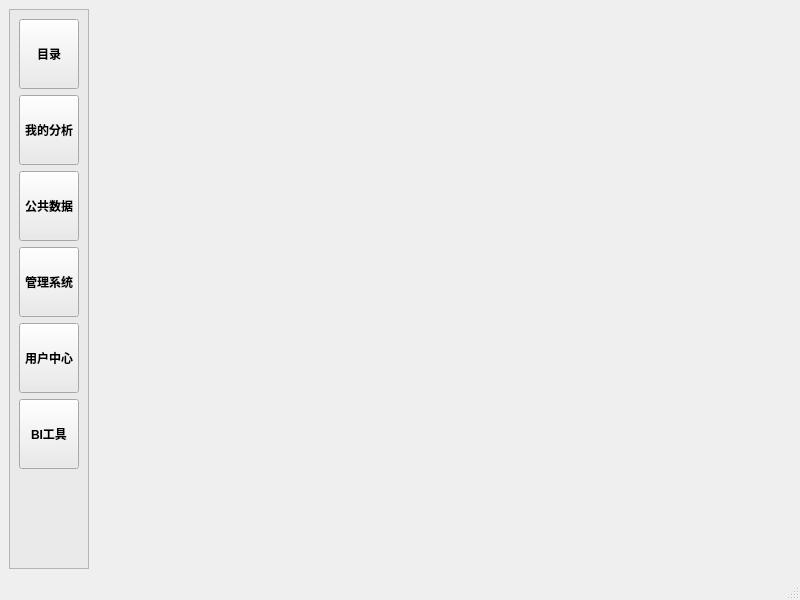
<?xml version="1.0" encoding="UTF-8"?>
<ui version="4.0">
    <class>MainWindow</class>
    <widget class="QMainWindow" name="MainWindow">
        <property name="geometry">
            <rect>
                <x>0</x>
                <y>0</y>
                <width>800</width>
                <height>600</height>
            </rect>
        </property>
        <property name="windowTitle">
            <string>MainWindow</string>
        </property>
        <widget class="QWidget" name="centralwidget">
            <layout class="QHBoxLayout" name="horizontalLayout">
                <item>
                    <widget class="QFrame" name="frame">
                        <property name="minimumSize">
                            <size>
                                <width>80</width>
                                <height>0</height>
                            </size>
                        </property>
                        <property name="maximumSize">
                            <size>
                                <width>80</width>
                                <height>16777215</height>
                            </size>
                        </property>
                        <property name="styleSheet">
                            <string notr="true">background-color: rgb(234, 234, 234);</string>
                        </property>
                        <property name="frameShape">
                            <enum>QFrame::StyledPanel</enum>
                        </property>
                        <property name="frameShadow">
                            <enum>QFrame::Raised</enum>
                        </property>
                        <layout class="QVBoxLayout" name="verticalLayout">
                            <item>
                                <widget class="QToolButton" name="gbl_btn_menu">
                                    <property name="minimumSize">
                                        <size>
                                            <width>60</width>
                                            <height>70</height>
                                        </size>
                                    </property>
                                    <property name="maximumSize">
                                        <size>
                                            <width>60</width>
                                            <height>70</height>
                                        </size>
                                    </property>
                                    <property name="font">
                                        <font>
                                            <bold>true</bold>
                                        </font>
                                    </property>
                                    <property name="cursor">
                                        <cursorShape>ArrowCursor</cursorShape>
                                    </property>
                                    <property name="text">
                                        <string>目录</string>
                                    </property>
                                    <property name="icon">
                                        <iconset>
                                            <normaloff>icons/biaochaxun.png</normaloff>icons/biaochaxun.png
                                        </iconset>
                                    </property>
                                    <property name="iconSize">
                                        <size>
                                            <width>50</width>
                                            <height>50</height>
                                        </size>
                                    </property>
                                    <property name="toolButtonStyle">
                                        <enum>Qt::ToolButtonTextUnderIcon</enum>
                                    </property>
                                </widget>
                            </item>
                            <item>
                                <widget class="QToolButton" name="gbl_btn_my_analysis">
                                    <property name="minimumSize">
                                        <size>
                                            <width>60</width>
                                            <height>70</height>
                                        </size>
                                    </property>
                                    <property name="maximumSize">
                                        <size>
                                            <width>60</width>
                                            <height>70</height>
                                        </size>
                                    </property>
                                    <property name="font">
                                        <font>
                                            <bold>true</bold>
                                        </font>
                                    </property>
                                    <property name="cursor">
                                        <cursorShape>ArrowCursor</cursorShape>
                                    </property>
                                    <property name="text">
                                        <string>我的分析</string>
                                    </property>
                                    <property name="icon">
                                        <iconset>
                                            <normaloff>icons/biaochaxun.png</normaloff>icons/biaochaxun.png
                                        </iconset>
                                    </property>
                                    <property name="iconSize">
                                        <size>
                                            <width>50</width>
                                            <height>50</height>
                                        </size>
                                    </property>
                                    <property name="toolButtonStyle">
                                        <enum>Qt::ToolButtonTextUnderIcon</enum>
                                    </property>
                                </widget>
                            </item>
                            <item>
                                <widget class="QToolButton" name="gbl_btn_public_data">
                                    <property name="minimumSize">
                                        <size>
                                            <width>60</width>
                                            <height>70</height>
                                        </size>
                                    </property>
                                    <property name="maximumSize">
                                        <size>
                                            <width>60</width>
                                            <height>70</height>
                                        </size>
                                    </property>
                                    <property name="font">
                                        <font>
                                            <bold>true</bold>
                                        </font>
                                    </property>
                                    <property name="cursor">
                                        <cursorShape>ArrowCursor</cursorShape>
                                    </property>
                                    <property name="text">
                                        <string>公共数据</string>
                                    </property>
                                    <property name="icon">
                                        <iconset>
                                            <normaloff>icons/biaochaxun.png</normaloff>icons/biaochaxun.png
                                        </iconset>
                                    </property>
                                    <property name="iconSize">
                                        <size>
                                            <width>50</width>
                                            <height>50</height>
                                        </size>
                                    </property>
                                    <property name="toolButtonStyle">
                                        <enum>Qt::ToolButtonTextUnderIcon</enum>
                                    </property>
                                </widget>
                            </item>
                            <item>
                                <widget class="QToolButton" name="gbl_btn_mis">
                                    <property name="minimumSize">
                                        <size>
                                            <width>60</width>
                                            <height>70</height>
                                        </size>
                                    </property>
                                    <property name="maximumSize">
                                        <size>
                                            <width>60</width>
                                            <height>70</height>
                                        </size>
                                    </property>
                                    <property name="font">
                                        <font>
                                            <bold>true</bold>
                                        </font>
                                    </property>
                                    <property name="cursor">
                                        <cursorShape>ArrowCursor</cursorShape>
                                    </property>
                                    <property name="text">
                                        <string>管理系统</string>
                                    </property>
                                    <property name="icon">
                                        <iconset>
                                            <normaloff>icons/biaochaxun.png</normaloff>icons/biaochaxun.png
                                        </iconset>
                                    </property>
                                    <property name="iconSize">
                                        <size>
                                            <width>50</width>
                                            <height>50</height>
                                        </size>
                                    </property>
                                    <property name="toolButtonStyle">
                                        <enum>Qt::ToolButtonTextUnderIcon</enum>
                                    </property>
                                </widget>
                            </item>
                            <item>
                                <widget class="QToolButton" name="gbl_btn_user_center">
                                    <property name="minimumSize">
                                        <size>
                                            <width>60</width>
                                            <height>70</height>
                                        </size>
                                    </property>
                                    <property name="maximumSize">
                                        <size>
                                            <width>60</width>
                                            <height>70</height>
                                        </size>
                                    </property>
                                    <property name="font">
                                        <font>
                                            <bold>true</bold>
                                        </font>
                                    </property>
                                    <property name="cursor">
                                        <cursorShape>ArrowCursor</cursorShape>
                                    </property>
                                    <property name="text">
                                        <string>用户中心</string>
                                    </property>
                                    <property name="icon">
                                        <iconset>
                                            <normaloff>icons/biaochaxun.png</normaloff>icons/biaochaxun.png
                                        </iconset>
                                    </property>
                                    <property name="iconSize">
                                        <size>
                                            <width>50</width>
                                            <height>50</height>
                                        </size>
                                    </property>
                                    <property name="toolButtonStyle">
                                        <enum>Qt::ToolButtonTextUnderIcon</enum>
                                    </property>
                                </widget>
                            </item>
                            <item>
                                <widget class="QToolButton" name="gbl_btn_bi_tool">
                                    <property name="minimumSize">
                                        <size>
                                            <width>60</width>
                                            <height>70</height>
                                        </size>
                                    </property>
                                    <property name="maximumSize">
                                        <size>
                                            <width>60</width>
                                            <height>70</height>
                                        </size>
                                    </property>
                                    <property name="font">
                                        <font>
                                            <bold>true</bold>
                                        </font>
                                    </property>
                                    <property name="cursor">
                                        <cursorShape>ArrowCursor</cursorShape>
                                    </property>
                                    <property name="text">
                                        <string>BI工具</string>
                                    </property>
                                    <property name="icon">
                                        <iconset>
                                            <normaloff>icons/biaochaxun.png</normaloff>icons/biaochaxun.png
                                        </iconset>
                                    </property>
                                    <property name="iconSize">
                                        <size>
                                            <width>50</width>
                                            <height>50</height>
                                        </size>
                                    </property>
                                    <property name="toolButtonStyle">
                                        <enum>Qt::ToolButtonTextUnderIcon</enum>
                                    </property>
                                </widget>
                            </item>
                            <item>
                                <spacer name="verticalSpacer">
                                    <property name="orientation">
                                        <enum>Qt::Vertical</enum>
                                    </property>
                                    <property name="sizeHint" stdset="0">
                                        <size>
                                            <width>20</width>
                                            <height>61</height>
                                        </size>
                                    </property>
                                </spacer>
                            </item>
                        </layout>
                    </widget>
                </item>
                <item>
                    <widget class="QStackedWidget" name="mainContainer">
                        <property name="currentIndex">
                            <number>4</number>
                        </property>
                        <widget class="QWidget" name="page_menu"/>
                        <widget class="QWidget" name="page_my_analysis"/>
                        <widget class="QWidget" name="page_public_data"/>
                        <widget class="QWidget" name="page_mis"/>
                        <widget class="QWidget" name="page_user_center"/>
                        <widget class="QWidget" name="page_bi_tool"/>
                    </widget>
                </item>
            </layout>
        </widget>
        <widget class="QMenuBar" name="menubar">
            <property name="geometry">
                <rect>
                    <x>0</x>
                    <y>0</y>
                    <width>800</width>
                    <height>22</height>
                </rect>
            </property>
        </widget>
        <widget class="QStatusBar" name="statusbar"/>
    </widget>
    <resources/>
    <connections/>
</ui>
